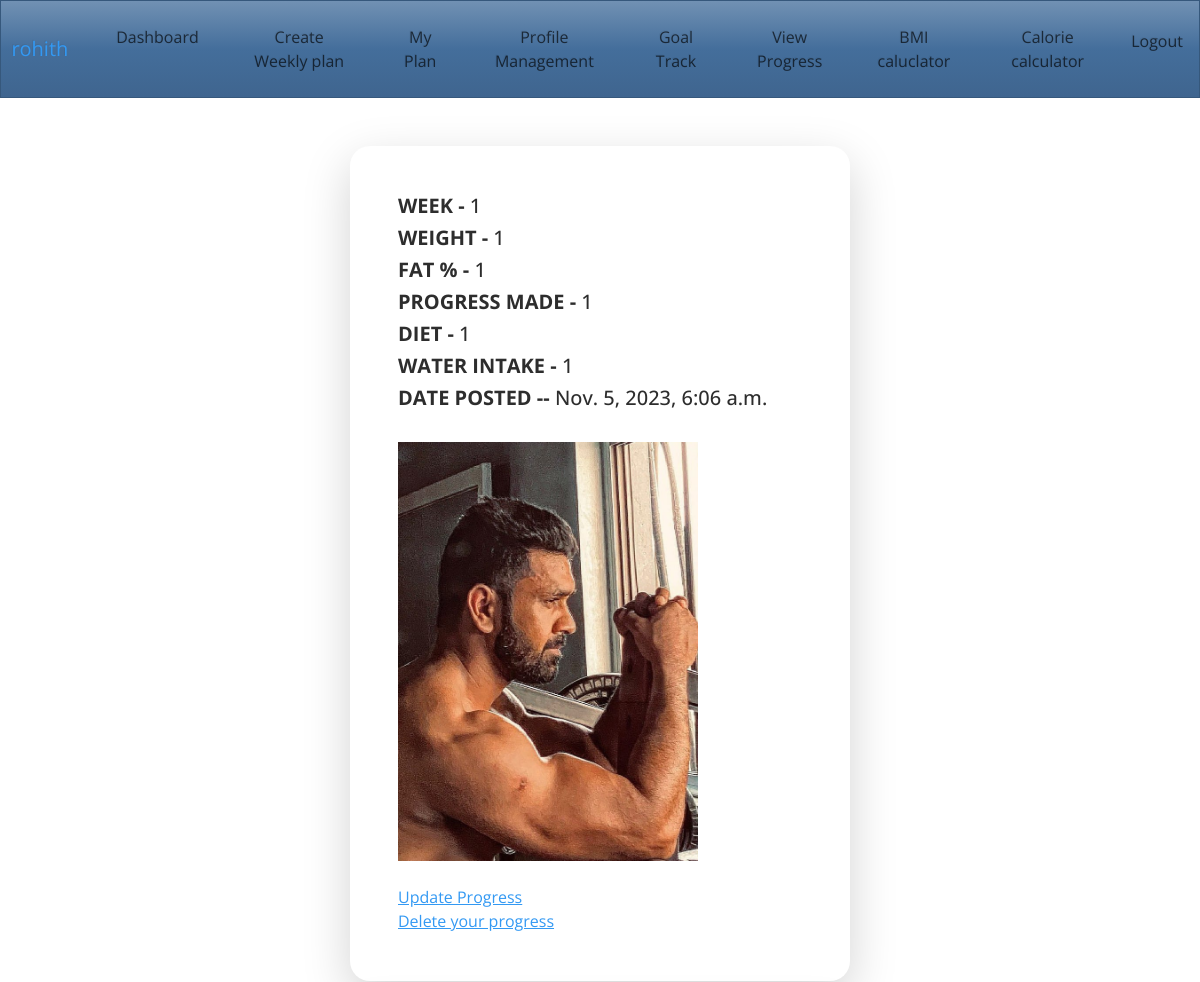
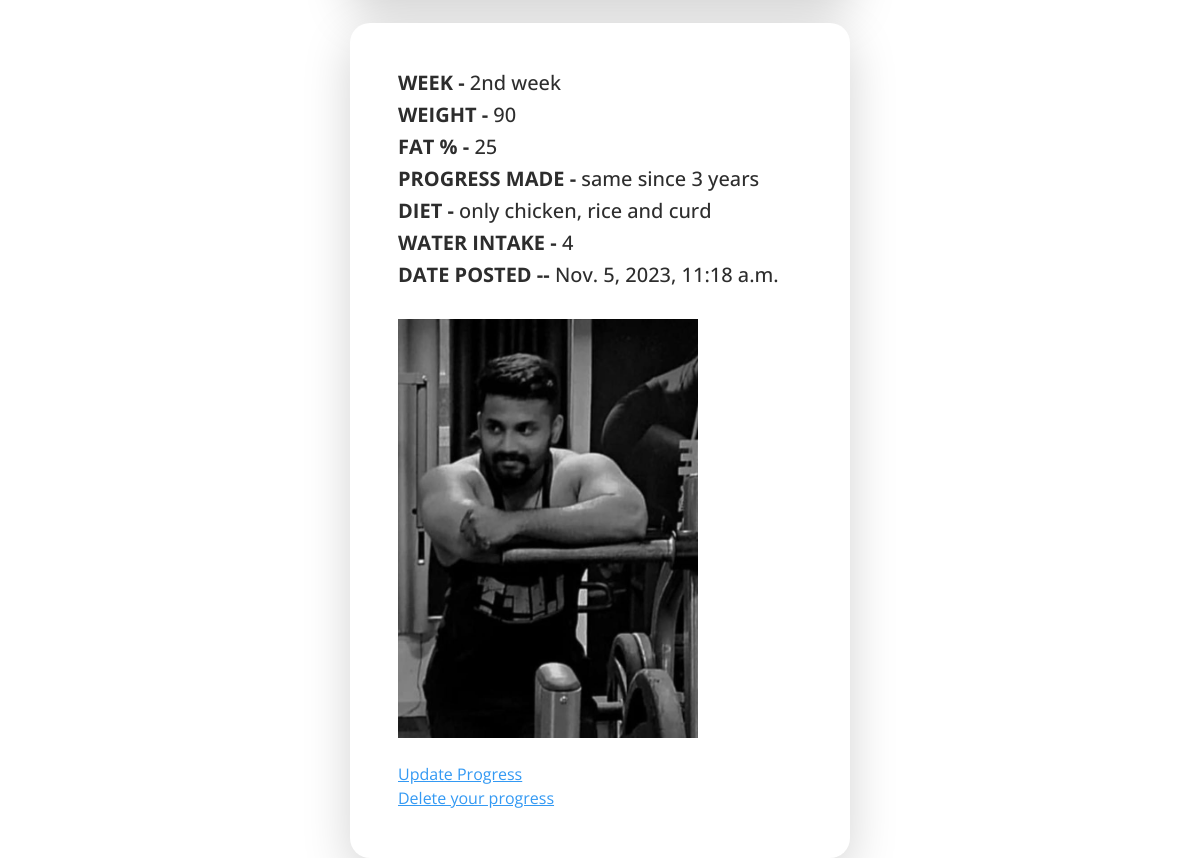
Page /my-fit (signed in) on the committed database (2 pictures, top to bottom).
### journal/models.py (models this page shows)
class FitnessTrack(models.Model):
    week = models.CharField(max_length=150)
    weight = models.IntegerField(null = True)
    fat = models.IntegerField(null = True)
    progress = models.CharField(max_length=1000)
    date = models.DateTimeField(default=timezone.now)
    diet = models.CharField(max_length=1000)
    water = models.CharField(max_length=1000)
    image = models.ImageField(null = True)
    user = models.ForeignKey(User, max_length=10, on_delete=models.CASCADE, null = True)

### journal/views.py (the view)
# urls.py: path('my-fit', views.my_fit,name = 'my-fit'),
@login_required(login_url = 'my-login')
def my_fit(request):
    current_user = request.user.id #request the id if the user whi is currently logged in
    fit = FitnessTrack.objects.all().filter(user=current_user) #we are trying to fetch the thought objects of the current logged in user
    context = {'FitThoughts': fit}
    return render(request, 'journal/my-fit.html', context)

### journal/templates/journal/my-fit.html
{% extends 'journal/navbar.html'%}
{% block content %}
    <br>
    {%for fit in FitThoughts %}
        <br>
        <div class="container bg-white shadow-lg p-5 form-layout">
            <h5> <strong> WEEK - </strong>  {{fit.week}} </h5>
            <h5> <strong> WEIGHT -  </strong> {{fit.weight}} </h5>
            <h5> <strong> FAT % - </strong>  {{fit.fat}} </h5>
            <h5> <strong> PROGRESS MADE - </strong>  {{fit.progress}} </h5>
            <h5> <strong> DIET - </strong>  {{fit.diet}} </h5>
            <h5> <strong> WATER INTAKE - </strong>  {{fit.water}} </h5>
            <h5> <strong> DATE POSTED -- </strong>  {{fit.date}} </h5>
            <br>
            <img src="{{fit.image.url}}" hieght="300" width="300" alt="" />
            <br>
            <br>
            <a href = "{% url 'update-fit' fit.id %}">  Update Progress </a>
            <br>
            <a href = "{% url 'delete-fit' fit.id %}">  Delete your progress </a>
            <br>
        </div>
    {% endfor %}
{% endblock %}

### journal/templates/journal/navbar.html (shortened to what this page needs)
{% load static %}
<htnml>
    <head>
        <link rel="stylesheet" type="text/css" href="https://bootswatch.com/5/spacelab/bootstrap.min.css">
        <link rel="stylesheet" type="text/css" href="{% static 'css/styles.css'%}">
    </head>
    <nav class="navbar navbar-expand-lg navbar-light bg-primary justify-content-center">
        <a class="navbar-brand main-heading">
          &nbsp; {{user}}
        </a>
          <div class="collapse navbar-collapse text-center" id="navbarNavDropdown">
            <ul class="navbar-nav ml-auto">
              <li class="nav-link">
                <a class="nav-link"  href="{% url 'dashboard' %}"> Dashboard </a>
              </li>
              <li class="nav-link">
                <a class="nav-link"  href=' {% url 'create-tasks' %} ' > Create Weekly plan </a>
              </li>
              <li class="nav-link">
                <a class="nav-link"  href=' {% url 'my-tasks' %} ' > My Plan </a>
              </li>
              <li class="nav-link">
                <a class="nav-link"  href=' {% url 'profile-management' %} ' > Profile Management </a>
              </li>
              <li class="nav-link">
                <a class="nav-link"  href=' {% url 'create-fit' %} ' > Goal Track </a>
              </li>
              <li class="nav-link">
                <a class="nav-link"  href=' {% url 'my-fit' %} ' > View Progress </a>
              </li>
              <li class="nav-link">
                <a class="nav-link"  href=' {% url 'convert' %} ' > BMI caluclator </a>
              </li>
              <li class="nav-link">
                <a class="nav-link"  href=' {% url 'calorie-cal' %} ' > Calorie calculator </a>
              </li>
            </ul>
          </div>
          <div class="collapse navbar-collapse text-center justify-content-end " id="navbarNavDropdown ">
            <ul class="navbar-nav ml-auto">
              <li class="nav-link">
                <a class="nav-link"  href=' {% url 'user-logout' %} ' > Logout </a>
              </li>
            </ul>
          </div>
    </nav>
    {% block content %}
     {% endblock content %}
</htnml>

### static/css/styles.css (style rules this page uses)
.form-layout { border-radius: 20px; width: 500px; }

### rows in the picture
FitnessTrack: week "1", weight "1", fat "1", progress "1", diet "1", water "1", date "Nov. 5, 2023, 6:06 a.m.", image (picture)
FitnessTrack: week "2nd week", weight "90", fat "25", progress "same since 3 years", diet "only chicken, rice and curd", water "4", date "Nov. 5, 2023, 11:18 a.m.", image (picture)

### other values in the picture
{{ user }} "rohith"
